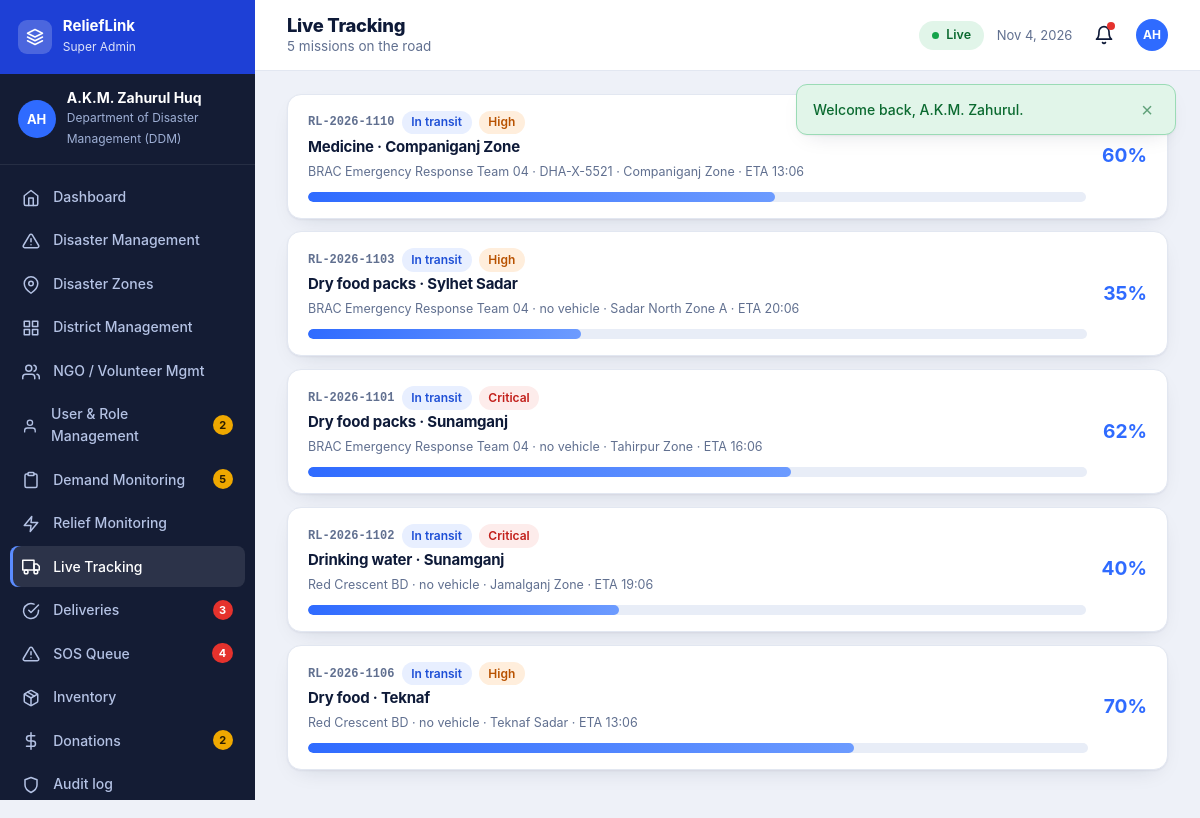
/dashboard/tracking.php (signed in), run on the app's committed database.
### tables this page shows
CREATE TABLE users (
  id INT AUTO_INCREMENT PRIMARY KEY, first_name VARCHAR(60) NOT NULL, last_name VARCHAR(60) NOT NULL,
  email VARCHAR(150) NOT NULL UNIQUE, phone VARCHAR(15) NOT NULL UNIQUE, password_hash VARCHAR(255) NOT NULL,
  role ENUM('super_admin','district_admin','ngo','coordinator','audit') NOT NULL,
  district_id INT NULL, zone_id INT NULL, organization VARCHAR(150) NULL,
  status ENUM('pending','active','suspended') NOT NULL DEFAULT 'pending',
  settings TEXT NULL, last_login DATETIME NULL, created_at DATETIME NOT NULL DEFAULT CURRENT_TIMESTAMP,
  FOREIGN KEY (district_id) REFERENCES districts(id) ON DELETE SET NULL, INDEX (role, status)
);

CREATE TABLE relief_missions (
  id INT AUTO_INCREMENT PRIMARY KEY, disaster_id INT NOT NULL, title VARCHAR(160) NOT NULL, code VARCHAR(20) NULL,
  item_type ENUM('food','water','medicine','shelter','hygiene','clothing','rescue','other') NOT NULL, unit VARCHAR(30) NOT NULL DEFAULT 'units',
  target_qty INT NOT NULL, delivered_qty INT NOT NULL DEFAULT 0, budget DECIMAL(14,2) NOT NULL DEFAULT 0,
  status ENUM('planned','assigned','accepted','in_transit','arrived','completed','cancelled') NOT NULL DEFAULT 'planned',
  priority ENUM('critical','high','medium','low') NOT NULL DEFAULT 'medium',
  ngo_id INT NULL, coordinator_id INT NULL, created_by INT NULL, demand_id INT NULL, zone_id INT NULL, inventory_id INT NULL,
  vehicle_id INT NULL, driver_id INT NULL, cargo VARCHAR(200) NULL, dispatched_qty INT NULL,
  planned_departure DATETIME NULL, eta DATETIME NULL, dispatched_at DATETIME NULL, arrived_at DATETIME NULL, progress TINYINT NOT NULL DEFAULT 0,
  confirmation_code CHAR(6) NULL, coord_confirmed TINYINT(1) NOT NULL DEFAULT 0, coord_families INT NULL, coord_notes VARCHAR(300) NULL, coord_confirmed_at DATETIME NULL,
  notes VARCHAR(300) NULL, reserved_qty INT NOT NULL DEFAULT 0, created_at DATETIME NOT NULL DEFAULT CURRENT_TIMESTAMP,
  FOREIGN KEY (disaster_id) REFERENCES disasters(id) ON DELETE CASCADE, INDEX (status), INDEX (ngo_id), INDEX (coordinator_id)
);

CREATE TABLE vehicles (
  id INT AUTO_INCREMENT PRIMARY KEY, ngo_id INT NOT NULL, plate VARCHAR(30) NOT NULL, type VARCHAR(40) NOT NULL, capacity VARCHAR(40) NOT NULL DEFAULT '',
  status ENUM('available','on_mission','maintenance') NOT NULL DEFAULT 'available', FOREIGN KEY (ngo_id) REFERENCES users(id) ON DELETE CASCADE
);

CREATE TABLE zones (
  id INT AUTO_INCREMENT PRIMARY KEY, district_id INT NOT NULL, disaster_id INT NULL, name VARCHAR(100) NOT NULL, code VARCHAR(12) NULL,
  severity ENUM('low','medium','high','critical') NOT NULL DEFAULT 'medium', status ENUM('active','monitoring','resolved') NOT NULL DEFAULT 'active',
  affected_people INT NOT NULL DEFAULT 0, households INT NOT NULL DEFAULT 0, lat DECIMAL(8,5) NOT NULL, lng DECIMAL(8,5) NOT NULL,
  created_at DATETIME NOT NULL DEFAULT CURRENT_TIMESTAMP,
  FOREIGN KEY (district_id) REFERENCES districts(id), FOREIGN KEY (disaster_id) REFERENCES disasters(id) ON DELETE SET NULL, INDEX (district_id)
);

### dashboard/tracking.php (the view, shortened to what this page needs)
<?php
require __DIR__ . '/../includes/bootstrap.php';
require __DIR__ . '/../includes/layout.php';
$u = require_role(['super_admin', 'district_admin', 'ngo', 'coordinator']);
$role = $u['role']; [$msc, $mpc] = mission_scope($u);
$sel = (int)($_GET['id'] ?? 0);
$q = "SELECT m.*, d.district_id, z.name zone, z.lat zlat, z.lng zlng, n.organization ngo, v.plate, t.name driver, i.warehouse, w.lat wlat, w.lng wlng FROM relief_missions m JOIN disasters d ON d.id=m.disaster_id LEFT JOIN zones z ON z.id=m.zone_id LEFT JOIN users n ON n.id=m.ngo_id LEFT JOIN vehicles v ON v.id=m.vehicle_id LEFT JOIN team_members t ON t.id=m.driver_id LEFT JOIN inventory i ON i.id=m.inventory_id LEFT JOIN districts w ON w.id=i.district_id";
$m = $sel ? row("$q WHERE m.id=?$msc", array_merge([$sel], $mpc)) : null;
if (!$m) {
    $list = rows("$q WHERE m.status IN ('in_transit','arrived')$msc ORDER BY m.dispatched_at DESC", $mpc);
    dash_head('Live Tracking', 'tracking', count($list) . ' mission' . (count($list) === 1 ? '' : 's') . ' on the road');
    ?><div class="card-list"><?php foreach ($list as $x): ?><a class="dl-card" href="?id=<?= (int)$x['id'] ?>"><span style="flex:1"><span class="row"><span class="code"><?= e($x['code']) ?></span><?= badge($x['status']) ?><?= badge($x['priority']) ?></span><h4><?= e($x['title']) ?></h4><small><?= e($x['ngo']) ?> · <?= e($x['plate'] ?: 'no vehicle') ?> · <?= e($x['zone']) ?><?= $x['eta'] ? ' · ETA ' . e(date('H:i', strtotime($x['eta']))) : '' ?></small><div class="bar" style="margin-top:.6rem"><i style="width:<?= (int)$x['progress'] ?>%"></i></div></span><b style="font-size:1.2rem;color:var(--blue)"><?= (int)$x['progress'] ?>%</b></a><?php endforeach; ?></div>
    <?php if (!$list): ?><?= $role === 'ngo' ? ' <a href="' . e(url('dashboard/dispatch.php')) . '">Dispatch one</a>.' : '' ?><?php endif; dash_foot(); exit;
}
?>

### includes/layout.php (shortened to what this page needs)
<?php
function head(string $title, string $bodyClass = ''): void {
    $u = user(); $st = $u ? user_settings($u['settings'] ?? null) : [];
    echo '<!doctype html><html lang="en"><head><meta charset="utf-8"><meta name="viewport" content="width=1280">'
       . '<title>' . e($title) . ' · ' . e(APP_NAME) . '</title>'
       . '<link rel="icon">'
       . '<link rel="stylesheet" href="' . e(url('assets/css/style.css')) . '"></head>'
       . '<body class="' . e($bodyClass) . ($st && !empty($st['datasaver']) ? ' data-saver' : '') . '" data-base="' . e(base_path()) . '" data-csrf="' . e(csrf_token()) . '"'
       . ($u ? ' data-offline="' . (int)$st['offline'] . '" data-autosync="' . (int)$st['autosync'] . '" data-datasaver="' . (int)$st['datasaver'] . '" data-uid="' . (int)$u['id'] . '"' : '') . '>';
    if (!empty($_SESSION['flash'])) {
        echo '<div class="flash-wrap" role="status">';
        foreach ($_SESSION['flash'] as [$t, $m]) echo '<div class="flash ' . e($t) . '"><span>' . e($m) . '</span><button type="button" aria-label="Dismiss" data-dismiss>×</button></div>';
        echo '</div>';
    }
}
function icon(string $n): string {
    return '<svg viewBox="0 0 24 24" aria-hidden="true">' . ($p[$n] ?? $p['grid']) . '</svg>';
}
function dash_nav(string $role): array {
    $common = [['notifications', 'Notifications', 'bell'], ['profile', 'My Profile', 'user'], ['settings', 'Settings', 'sliders'], ['help', 'Help & Emergency Info', 'help']];
    $own = match ($role) {
        'super_admin' => [['index', 'Dashboard', 'home'], ['disasters', 'Disaster Management', 'alert'], ['zones', 'Disaster Zones', 'pin'], ['districts', 'District Management', 'grid'], ['ngos', 'NGO / Volunteer Mgmt', 'users'], ['users', 'User & Role Management', 'user'],
            ['demands', 'Demand Monitoring', 'clipboard'], ['missions', 'Relief Monitoring', 'zap'], ['tracking', 'Live Tracking', 'truck'], ['deliveries', 'Deliveries', 'check'], ['sos', 'SOS Queue', 'alert'], ['inventory', 'Inventory', 'box'], ['donations', 'Donations', 'dollar'], ['audit', 'Audit log', 'shield']],
        'district_admin' => [['index', 'Dashboard', 'home'], ['disasters', 'Disasters', 'alert'], ['zones', 'Disaster Zones', 'pin'], ['demands', 'Demand Management', 'clipboard'], ['ngos', 'NGO Coordination', 'users'], ['missions', 'Relief Dispatch', 'zap'], ['tracking', 'Live Tracking', 'truck'], ['sos', 'SOS Monitoring', 'alert'], ['analytics', 'District Analytics', 'chart']],
        'ngo' => [['index', 'Dashboard', 'home'], ['inventory', 'Inventory Management', 'box'], ['available', 'Available Demands', 'clipboard'], ['missions', 'My Missions', 'zap'], ['dispatch', 'Dispatch Relief', 'alert'], ['tracking', 'Live Tracking', 'pin'], ['team', 'Team Management', 'users'], ['vehicles', 'Vehicle Management', 'truck'], ['confirm', 'Delivery Confirmation', 'check']],
        'coordinator' => [['index', 'Dashboard', 'home'], ['demand-new', 'Submit Demand', 'plus'], ['demands', 'Demand History', 'clipboard'], ['missions', 'Active Missions', 'zap'], ['sos', 'Emergency SOS', 'alert'], ['confirm', 'Delivery Confirmation', 'check'], ['sync', 'Offline & Sync', 'sync']],
        default => [['index', 'Audit Dashboard', 'home'], ['deliveries', 'Pending Verification', 'clipboard'], ['history', 'Audit History', 'clock'], ['report', 'Audit Report', 'file'], ['donations', 'Donations', 'dollar'], ['audit', 'Audit log', 'shield']],
    };
    return array_merge($own, $common);
}
function district_scope(array $u, string $col): array {
    return in_array($u['role'], ['district_admin', 'coordinator'], true) && $u['district_id'] ? [" AND $col = ?", [(int)$u['district_id']]] : ['', []];
}
function mission_scope(array $u): array {
    return match ($u['role']) {
        'ngo'            => [' AND m.ngo_id = ?', [(int)$u['id']]],
        'coordinator'    => [' AND (m.coordinator_id = ? OR m.zone_id = ?)', [(int)$u['id'], (int)($u['zone_id'] ?? 0)]],
        'district_admin' => [' AND d.district_id = ?', [(int)$u['district_id']]],
        default          => ['', []],
    };
}
function dash_counts(array $u): array {
    $c = []; $r = $u['role'];
    [$dsd, $dpd] = district_scope($u, 'district_id');
    if (in_array($r, ['super_admin', 'district_admin'], true)) $c['demands'] = [(int)val("SELECT COUNT(*) FROM demands WHERE status='pending'$dsd", $dpd), 'amber'];
    if (in_array($r, ['super_admin', 'district_admin'], true)) $c['sos'] = (int)val("SELECT COUNT(*) FROM sos_requests WHERE status='new'$dsd", $dpd);
    if (in_array($r, ['super_admin', 'audit'], true)) { $c['deliveries'] = (int)val("SELECT COUNT(*) FROM deliveries WHERE status='pending'"); $c['donations'] = [(int)val("SELECT COUNT(*) FROM donations WHERE status='pending'"), 'amber']; }
    if ($r === 'super_admin') $c['users'] = [(int)val("SELECT COUNT(*) FROM users WHERE status='pending'"), 'amber'];
    $c['notifications'] = (int)val('SELECT COUNT(*) FROM notifications WHERE user_id=? AND is_read=0', [(int)$u['id']]);
    return $c;
}
function dash_head(string $title, string $active, string $sub = ''): void {
    $u = user();
    head($title, 'dash-page role-' . ($u['role'] ?? ''));
    $counts = dash_counts($u);
    $ini = mb_substr($u['first_name'], 0, 1) . mb_substr($u['last_name'], 0, 1);
    echo '<div class="dash"><aside class="side"><div class="side-head"><span class="mark">' . icon('layers') . '</span><div><b>ReliefLink</b><small>' . e(ROLES[$u['role']][0]) . '</small></div></div>'
       . '<div class="who"><span class="av">' . e($ini) . '</span><div><b>' . e($u['first_name'] . ' ' . $u['last_name']) . '</b><small>' . e($u['organization'] ?: ($u['district_name'] ?: 'National')) . '</small></div></div><nav aria-label="Dashboard">';
    foreach (dash_nav($u['role']) as [$k, $label, $ic]) {
        $n = $counts[$k] ?? 0; $tone = 'red'; if (is_array($n)) { [$n, $tone] = $n; }
        echo '<a href="' . e(url('dashboard/' . ($k === 'index' ? '' : $k . '.php'))) . '"' . ($active === $k ? ' class="on" aria-current="page"' : '') . '><span class="ni">' . icon($ic) . '</span>' . e($label)
           . ($n ? '<em class="' . $tone . '">' . $n . '</em>' : '') . ($k === 'sync' ? '<em class="amber" data-sync-badge hidden></em>' : '') . '</a>';
    }
    echo '</nav><div class="side-foot"><a href="' . e(url('')) . '">' . icon('external') . 'Public Site</a><a href="' . e(url('logout.php')) . '">' . icon('logout') . 'Sign Out</a></div></aside>'
       . '<div class="main"><header class="top"><div><h1>' . e($title) . '</h1>' . ($sub ? '<p>' . e($sub) . '</p>' : '') . '</div>'
       . '<div class="top-r"><span class="net-pill" data-net><i></i><span>Live</span></span><span class="date-pill">' . date('M j, Y') . '</span><a class="bell" href="' . e(url('dashboard/notifications.php')) . '" title="Notifications" aria-label="Notifications">' . icon('bell') . (($counts['notifications'] ?? 0) ? '<em></em>' : '') . '</a><span class="av sm">' . e($ini) . '</span></div></header><main class="content">';
}
function dash_foot(): void {
    echo '</main></div></div><script src="' . e(url('assets/js/map.js')) . '"></script><script src="' . e(url('assets/js/charts.js')) . '"></script><script src="' . e(url('assets/js/main.js')) . '"></script></body></html>';
}

### includes/bootstrap.php (shortened to what this page needs)
<?php
function base_path(): string {
    static $b = null;
    if ($b !== null) return $b;
    $root = str_replace('\\', '/', (string)realpath(__DIR__ . '/..'));
    $doc  = str_replace('\\', '/', (string)realpath($_SERVER['DOCUMENT_ROOT'] ?? ''));
    if ($doc !== '' && strpos($root, $doc) === 0) return $b = rtrim(substr($root, strlen($doc)), '/');
    $dir = str_replace('\\', '/', dirname($_SERVER['SCRIPT_NAME'] ?? ''));
    $dir = preg_replace('#/(dashboard|api)$#', '', $dir);
    return $b = rtrim($dir === '/' ? '' : $dir, '/');
}
function url(string $path = ''): string { return base_path() . '/' . ltrim($path, '/'); }
function e($v): string { return htmlspecialchars((string)$v, ENT_QUOTES | ENT_SUBSTITUTE, 'UTF-8'); }
function badge(string $status): string {
    static $map = [
        'critical' => 'red', 'high' => 'orange', 'medium' => 'amber', 'low' => 'green',
        'active' => 'red', 'monitoring' => 'amber', 'resolved' => 'green',
        'pending' => 'amber', 'confirmed' => 'green', 'verified' => 'green', 'rejected' => 'red',
        'new' => 'red', 'assigned' => 'blue', 'planned' => 'gray', 'in_transit' => 'blue',
        'completed' => 'green', 'cancelled' => 'gray', 'suspended' => 'red',
    ];
    return '<span class="badge b-' . ($map[$status] ?? 'gray') . '">' . e(ucfirst(str_replace('_', ' ', $status))) . '</span>';
}
function db(): PDO {
    static $pdo = null;
    if ($pdo) return $pdo;
    try {
        $pdo = new PDO('mysql:host=' . DB_HOST . ';dbname=' . DB_NAME . ';charset=utf8mb4', DB_USER, DB_PASS, [
            PDO::ATTR_ERRMODE => PDO::ERRMODE_EXCEPTION,
            PDO::ATTR_DEFAULT_FETCH_MODE => PDO::FETCH_ASSOC,
            PDO::ATTR_EMULATE_PREPARES => false,
        ]);
        $pdo->exec("SET time_zone = '+06:00'");
    } catch (PDOException $ex) {
        http_response_code(500);
        exit('<h1>Database connection failed</h1><p>Import <code>database/schema.sql</code> and check <code>config/config.php</code>.</p>');
    }
    return $pdo;
}
function q(string $sql, array $p = []): PDOStatement {
    $st = db()->prepare($sql);
    foreach (array_values($p) as $i => $v) {
        $st->bindValue($i + 1, $v, $v === null ? PDO::PARAM_NULL : (is_int($v) ? PDO::PARAM_INT : PDO::PARAM_STR));
    }
    $st->execute();
    return $st;
}
function rows(string $sql, array $p = []): array { return q($sql, $p)->fetchAll(); }
function row(string $sql, array $p = []): ?array { $r = q($sql, $p)->fetch(); return $r ?: null; }
function val(string $sql, array $p = []) { $r = q($sql, $p)->fetch(PDO::FETCH_NUM); return $r ? $r[0] : null; }
function csrf_token(): string {
    return $_SESSION['csrf'];
}
function user(): ?array {
    static $u = false;
    if ($u !== false) return $u;
    $u = null;
    if (!empty($_SESSION['uid'])) {
        $u = row('SELECT u.*, d.name AS district_name FROM users u LEFT JOIN districts d ON d.id=u.district_id WHERE u.id=?', [(int)$_SESSION['uid']]);
    }
    return $u;
}
function require_role(array $roles): array {
    $u = user();
    return $u;
}
function user_settings(?string $json): array {
    $d = ['alert_sos' => 1, 'alert_mission' => 1, 'alert_demand' => 1, 'alert_system' => 1, 'email' => 1, 'sms' => 1, 'offline' => 1, 'autosync' => 1, 'datasaver' => 0];
    $j = $json ? json_decode($json, true) : null;
    return is_array($j) ? array_merge($d, array_map('intval', $j)) : $d;
}

### data on the page
users: role "Super Admin", ini "AH", first_name+last_name "A.K.M. Zahurul Huq", organization "Department of Disaster Management (DDM)"
relief_missions: code "RL-2026-1110", status "In transit High", title "Medicine · Companiganj Zone", users.organization "BRAC Emergency Response Team 04", vehicle.plate "DHA-X-5521", zone.name "Companiganj Zone", eta "13:06", progress "60"
relief_missions: code "RL-2026-1103", status "In transit High", title "Dry food packs · Sylhet Sadar", users.organization "BRAC Emergency Response Team 04", plate "no vehicle", zone.name "Sadar North Zone A", eta "20:06", progress "35"
relief_missions: code "RL-2026-1101", status "In transit Critical", title "Dry food packs · Sunamganj", users.organization "BRAC Emergency Response Team 04", plate "no vehicle", zone.name "Tahirpur Zone", eta "16:06", progress "62"
relief_missions: code "RL-2026-1102", status "In transit Critical", title "Drinking water · Sunamganj", users.organization "Red Crescent BD", plate "no vehicle", zone.name "Jamalganj Zone", eta "19:06", progress "40"
relief_missions: code "RL-2026-1106", status "In transit High", title "Dry food · Teknaf", users.organization "Red Crescent BD", plate "no vehicle", zone.name "Teknaf Sadar", eta "13:06", progress "70"

### other printed values
$m "Welcome back, A.K.M. Zahurul."
$label "Dashboard"
$label "Disaster Management"
$label "Disaster Zones"
$label "District Management"
$label "NGO / Volunteer Mgmt"
$label "User & Role Management"
$n "2"
$label "Demand Monitoring"
$n "5"
$label "Relief Monitoring"
$label "Live Tracking"
$label "Deliveries"
$n "3"
$label "SOS Queue"
